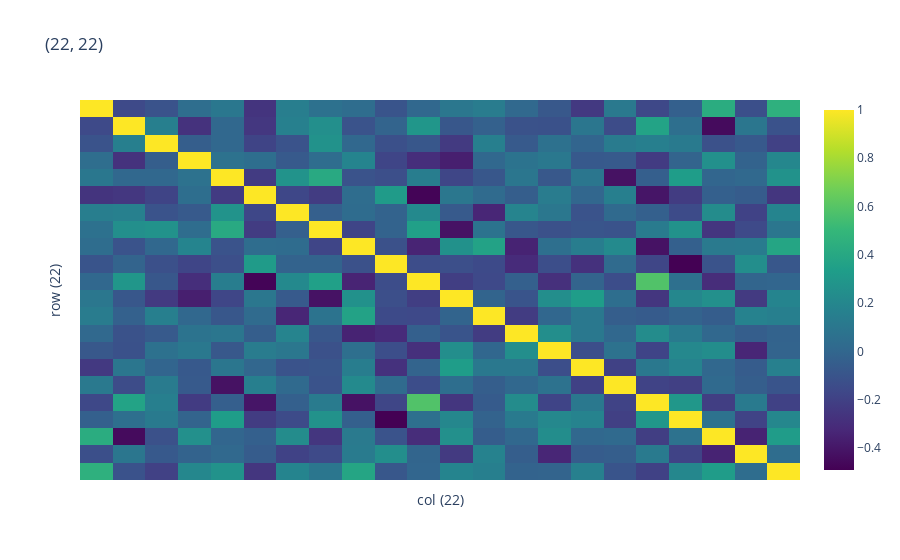

Here is the notebook cell this chart was saved with:
### Code cell
heatmap(true_feats_n @ true_feats_n.T)

### Figure 1 — Plotly figure (JSON) as saved in the notebook; plotly's stock layout.template omitted (floating-point values rounded to 4 significant figures; data arrays with more than 128 entries replaced by an {"elided": "..."} marker saying what was removed)
{"data": [{"colorscale": [[0, "#440154"], [0.1111, "#482878"], [0.2222, "#3e4989"], [0.3333, "#31688e"], [0.4444, "#26828e"], [0.5556, "#1f9e89"], [0.6667, "#35b779"], [0.7778, "#6ece58"], [0.8889, "#b5de2b"], [1, "#fde725"]], "hoverinfo": "text", "text": {"elided": "22x22 str values"}, "type": "heatmap", "z": {"elided": "22x22 float values"}}], "layout": {"title": {"text": "(22, 22)"}, "xaxis": {"showticklabels": false, "title": {"text": "col (22)"}}, "yaxis": {"autorange": "reversed", "showticklabels": false, "title": {"text": "row (22)"}}}}
